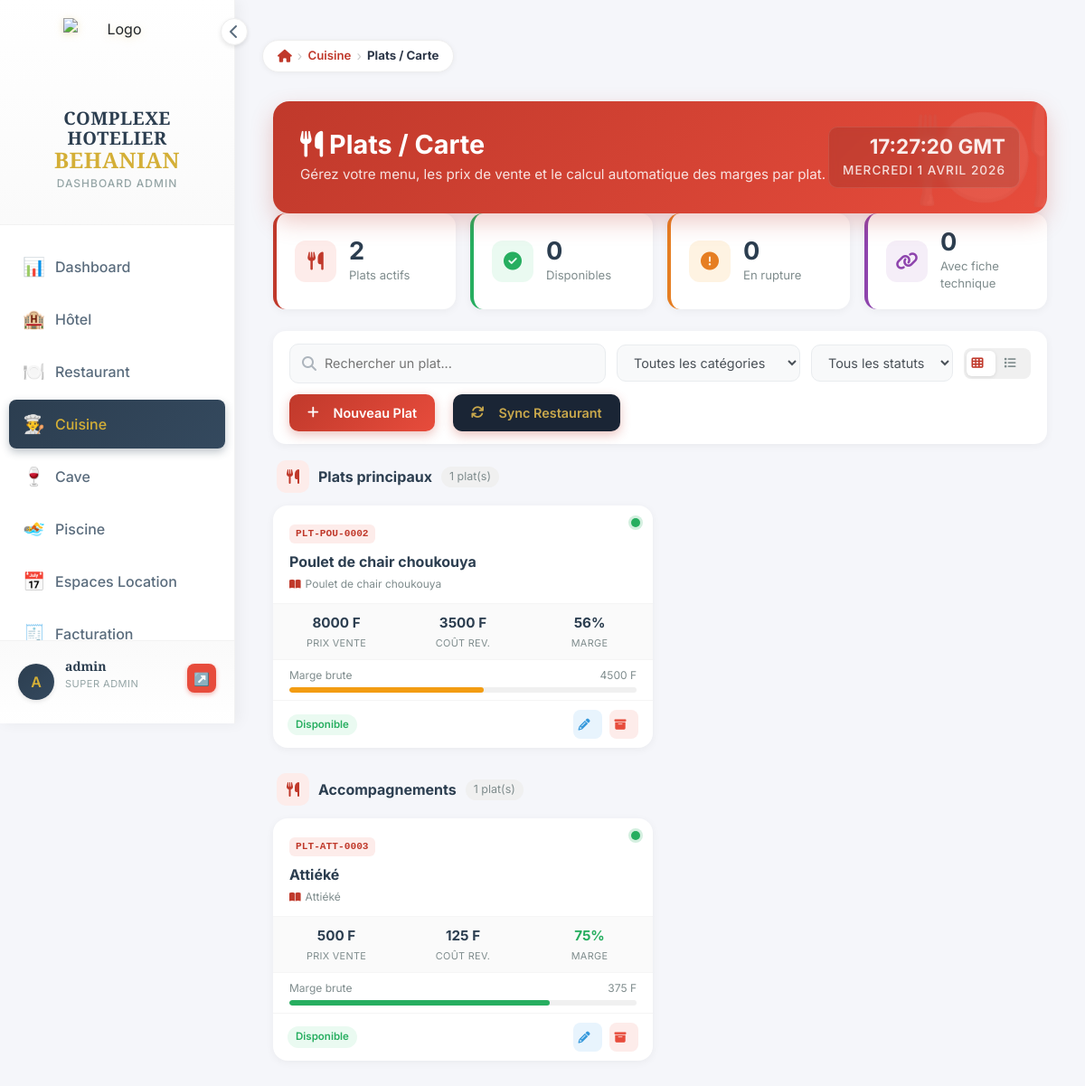
/cuisine/plats/ (signed in), run on an earlier commit of the app's database.
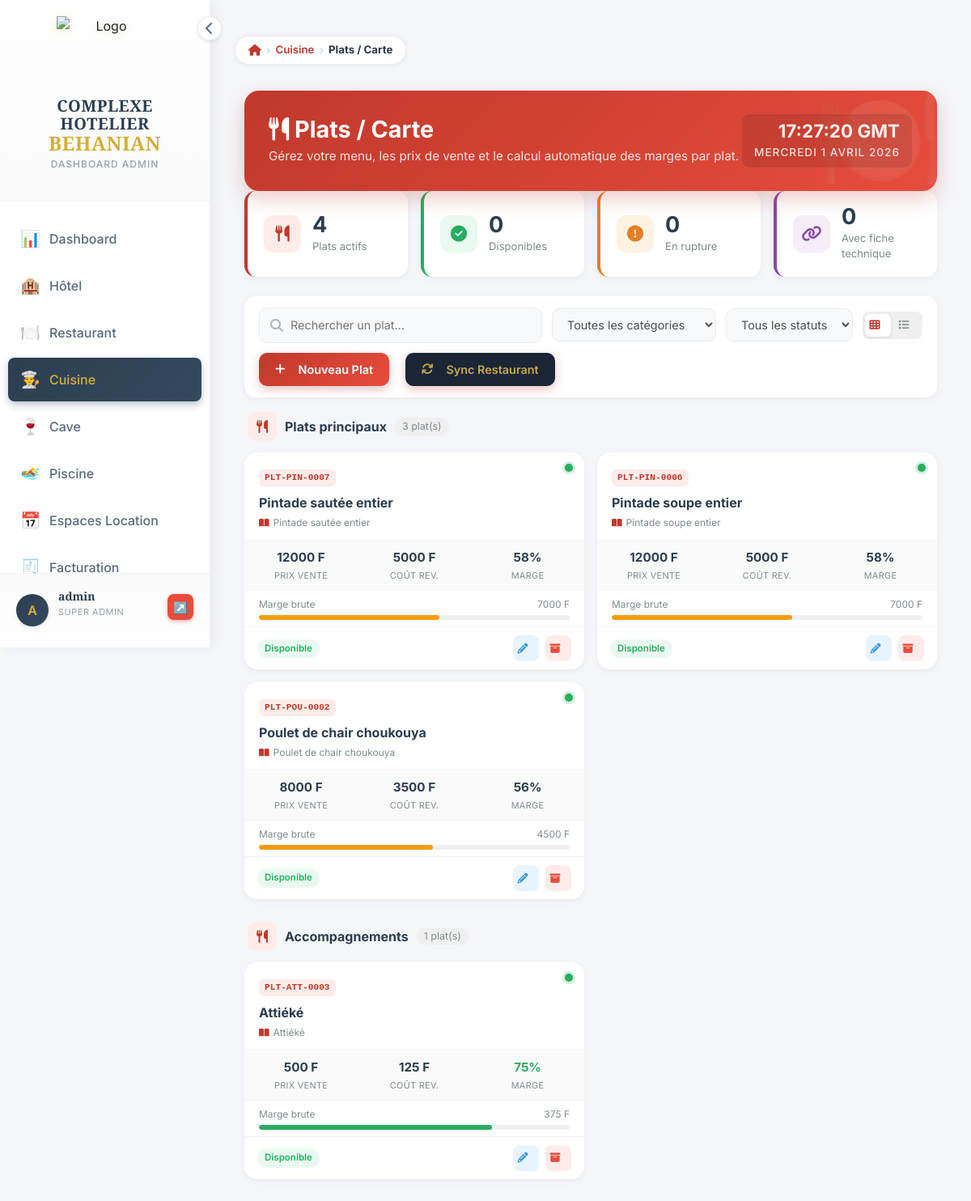
And on a later commit of the database.
### cuisine/models.py (models this page shows, shortened)
class CategoriePlat(models.Model):
    nom    = models.CharField(max_length=100, verbose_name="Nom")
    ordre  = models.IntegerField(default=0, verbose_name="Ordre d'affichage")
    icone  = models.CharField(max_length=50, blank=True, default="fa-utensils", verbose_name="Icône")
    class Meta:
        verbose_name        = "Catégorie de plat"
        verbose_name_plural = "Catégories de plats"
        ordering            = ['ordre', 'nom']

class Plat(models.Model):
    STATUT_CHOICES = [
        ('disponible',   'Disponible'),
        ('indisponible', 'Indisponible (rupture)'),
        ('saisonnier',   'Saisonnier'),
        ('archive',      'Archivé'),
    ]
    nom               = models.CharField(max_length=200, verbose_name="Nom du plat")
    reference         = models.CharField(max_length=50, unique=True, blank=True, null=True, verbose_name="Référence")
    categorie         = models.ForeignKey(CategoriePlat, on_delete=models.SET_NULL, null=True, blank=True,
                                          verbose_name="Catégorie")
    description_carte = models.TextField(blank=True, verbose_name="Description pour la carte client")
    fiche_technique   = models.OneToOneField(FicheTechnique, on_delete=models.SET_NULL, null=True, blank=True,
                                              related_name='plat', verbose_name="Fiche Technique liée")
    prix_vente        = models.DecimalField(max_digits=10, decimal_places=2, default=0,
                                            verbose_name="Prix de vente (FCFA)")
    statut            = models.CharField(max_length=20, choices=STATUT_CHOICES, default='disponible')
    image             = models.ImageField(upload_to='plats/', blank=True, null=True)
    ordre_carte       = models.IntegerField(default=0, verbose_name="Ordre sur la carte")
    date_creation     = models.DateTimeField(auto_now_add=True)
    date_modification = models.DateTimeField(auto_now=True)
    @property
    def cout_revient(self):
        if self.fiche_technique:
            return self.fiche_technique.cout_par_portion
        return Decimal('0')
    @property
    def marge_brute(self):
        return self.prix_vente - self.cout_revient
    @property
    def taux_marge(self):
        if self.prix_vente > 0:
            return (self.marge_brute / self.prix_vente) * 100
        return Decimal('0')
    class Meta:
        verbose_name        = "Plat"
        verbose_name_plural = "Plats"
        ordering            = ['categorie__ordre', 'ordre_carte', 'nom']

class FicheTechnique(models.Model):
    STATUT_CHOICES = [
        ('actif',    'Active'),
        ('archive',  'Archivée'),
        ('brouillon','Brouillon'),
    ]
    nom                = models.CharField(max_length=200, verbose_name="Nom de la recette", default="")
    reference          = models.CharField(max_length=50, unique=True, blank=True, null=True, verbose_name="Référence")
    categorie          = models.ForeignKey(CategoriePlat, on_delete=models.SET_NULL, null=True, blank=True,
                                           verbose_name="Catégorie")
    description        = models.TextField(blank=True, verbose_name="Description / Méthode")
    nb_portions        = models.DecimalField(max_digits=6, decimal_places=1, default=1,
                                             verbose_name="Nombre de portions")
    temps_preparation  = models.IntegerField(default=0, verbose_name="Temps de préparation (min)")
    temps_cuisson      = models.IntegerField(default=0, verbose_name="Temps de cuisson (min)")
    statut             = models.CharField(max_length=20, choices=STATUT_CHOICES, default='actif')
    image              = models.ImageField(upload_to='fiches_techniques/', blank=True, null=True)
    cree_par           = models.ForeignKey(User, on_delete=models.SET_NULL, null=True, related_name='fiches_techniques')
    date_creation      = models.DateTimeField(auto_now_add=True)
    date_modification  = models.DateTimeField(auto_now=True)
    @property
    def cout_total(self):
        return sum(l.cout_ligne for l in self.lignes.all())
    @property
    def cout_par_portion(self):
        if self.nb_portions and self.nb_portions > 0:
            return self.cout_total / self.nb_portions
        return Decimal('0')
    class Meta:
        verbose_name        = "Fiche Technique"
        verbose_name_plural = "Fiches Techniques"
        ordering            = ['categorie__ordre', 'nom']

class LigneFicheTechnique(models.Model):
    fiche       = models.ForeignKey(FicheTechnique, on_delete=models.CASCADE, related_name='lignes')
    ingredient  = models.ForeignKey(Ingredient, on_delete=models.PROTECT, verbose_name="Ingrédient")
    quantite    = models.DecimalField(max_digits=12, decimal_places=3, verbose_name="Quantité (unité recette)")
    notes_ligne = models.CharField(max_length=200, blank=True, verbose_name="Note (ex: haché, émincé...)")
    @property
    def cout_ligne(self):
        return self.quantite * self.ingredient.prix_unitaire_recette
    class Meta:
        verbose_name        = "Ligne de fiche technique"
        verbose_name_plural = "Lignes de fiches techniques"
        ordering            = ['id']

class Ingredient(models.Model):
    STATUT_CHOICES = [
        ('actif',    'Actif'),
        ('sommeil',  'En sommeil'),
        ('supprime', 'Supprimé'),
    ]
    reference         = models.CharField(max_length=50, unique=True, blank=True, null=True, verbose_name="Référence")
    nom               = models.CharField(max_length=200, verbose_name="Désignation")
    categorie         = models.ForeignKey(CategorieIngredient, on_delete=models.SET_NULL, null=True, blank=True, verbose_name="Catégorie")
    description       = models.TextField(blank=True, verbose_name="Description")
    unite_stock       = models.ForeignKey(UniteIngredient, on_delete=models.SET_NULL, null=True, blank=True,
                                          related_name='ingredients_stock', verbose_name="Unité de stock")
    unite_recette     = models.ForeignKey(UniteIngredient, on_delete=models.SET_NULL, null=True, blank=True,
                                          related_name='ingredients_recette', verbose_name="Unité recette (fiches techniques)")
    facteur_conversion = models.DecimalField(max_digits=12, decimal_places=6, default=1,
                                              verbose_name="Facteur conversion stock→recette",
                                              help_text="Ex : 1 kg = 1000 g → saisir 1000")
    prix_achat        = models.DecimalField(max_digits=10, decimal_places=2, default=0, verbose_name="Prix d'achat unitaire (FCFA)")
    cmup              = models.DecimalField(max_digits=10, decimal_places=4, default=0, verbose_name="CMUP (FCFA)")
    quantite_stock    = models.DecimalField(max_digits=12, decimal_places=3, default=0, verbose_name="Quantité en stock")
    seuil_alerte      = models.DecimalField(max_digits=12, decimal_places=3, default=0, verbose_name="Seuil d'alerte")
    stock_max         = models.DecimalField(max_digits=12, decimal_places=3, default=0, blank=True, verbose_name="Stock maximum")
    fournisseur_principal = models.ForeignKey(Fournisseur, on_delete=models.SET_NULL, null=True, blank=True,
                                               verbose_name="Fournisseur principal")
    statut            = models.BooleanField(default=True, verbose_name="Actif")
    date_creation     = models.DateTimeField(auto_now_add=True)
    date_modification = models.DateTimeField(auto_now=True)
    class Meta:
        verbose_name        = "Ingrédient"
        verbose_name_plural = "Ingrédients"
        ordering            = ['categorie__ordre', 'nom']
    @property
    def prix_unitaire_recette(self):
        if self.facteur_conversion and self.facteur_conversion > 0:
            return self.cmup / self.facteur_conversion
        return self.cmup

### cuisine/views.py (the view)
# urls.py: path('plats/', views.plat_list, name='plat_list'),
@require_module_access('cuisine')
def plat_list(request):
    plats = Plat.objects.select_related('categorie', 'fiche_technique').exclude(statut='archive')
    q   = request.GET.get('q', '')
    cat = request.GET.get('categorie', '')
    if q:
        plats = plats.filter(nom__icontains=q)
    if cat:
        plats = plats.filter(categorie_id=cat)
    context = {
        'page_title': 'Plats / Carte',
        'plats':      plats,
        'categories': CategoriePlat.objects.all(),
        'q': q, 'categorie_id': cat,
    }
    return render(request, 'cuisine/plat_list.html', context)

### dashboard/templatetags/breadcrumb.py (called while the page is built)
@register.inclusion_tag('components/breadcrumb.html', takes_context=True)
def breadcrumb(context, *args):
    items = []
    args = list(args)
    while len(args) >= 2:
        label    = args.pop(0)
        url_name = args.pop(0)
        if url_name:
            try:
                url = reverse(url_name)
                items.append({'label': label, 'url': url, 'active': False})
            except NoReverseMatch:
                items.append({'label': label, 'url': url_name, 'active': False})
        else:
            items.append({'label': label, 'url': None, 'active': True})
    return {'items': items}

### utils/permissions.py (called while the page is built, shortened)
def get_user_groups(user):
    return list(user.groups.values_list('name', flat=True))

def user_has_access(user, module):
    if not user.is_authenticated:
        return False
    if user.is_superuser:
        return True

def get_accessible_modules(user):
    if user.is_superuser:
        return ['dashboard', 'hotel', 'restaurant', 'bar', 'cuisine',
                'piscine', 'boite_nuit', 'espaces', 'caisse', 'facturation',
                'parametres', 'users']

### templates/cuisine/plat_list.html (shortened to what the changed rows need)
{% extends 'dashboard/base_dashboard.html' %}
{% load breadcrumb %}
{% block content %}
{% breadcrumb "Cuisine" "cuisine:index" "Plats / Carte" "" %}
<div class="container-fluid py-4">
    <div class="page-header">
        <div>
            <h2><i class="fas fa-utensils mr-2"></i> Plats / Carte</h2>
        </div>
    </div>
    <div class="stats-row">
        <div class="stat-card red">
            <div><div class="stat-value">{{ plats.count }}</div><div class="stat-label">Plats actifs</div></div>
        </div>
    </div>
    <div id="main-content">
        {% regroup plats by categorie as plats_par_cat %}
        {% for cat_group in plats_par_cat %}
        <div class="cat-section">
            <div class="cat-header">
                <div class="cat-icon">
                    <i class="fas {{ cat_group.grouper.icone|default:'fa-utensils' }}"></i>
                </div>
                <span class="cat-titre">{{ cat_group.grouper.nom|default:"Sans catégorie" }}</span>
                <span class="cat-count">{{ cat_group.list|length }} plat(s)</span>
            </div>
            <div class="plats-grid">
                {% for plat in cat_group.list %}
                <div class="plat-card"
                     data-nom="{{ plat.nom|lower }}"
                     data-cat="{{ plat.categorie.nom|default:'' }}"
                     data-statut="{{ plat.statut }}">
                    <div class="plat-card-top">
                        <div class="statut-dot {{ plat.statut }}" title="{{ plat.get_statut_display }}"></div>
                        <div class="plat-ref">{{ plat.reference|default:"PLT-XXXX" }}</div>
                        <div class="plat-nom">{{ plat.nom }}</div>
                        {% if plat.fiche_technique %}
                        <div class="fiche-link">
                            <i class="fas fa-book-open"></i>
                            <span>{{ plat.fiche_technique.nom|truncatechars:35 }}</span>
                        </div>
                        {% endif %}
                    </div>
                    <div class="plat-metrics">
                        <div class="metric">
                            <div class="metric-val">{{ plat.prix_vente|floatformat:0 }} F</div>
                            <div class="metric-lbl">Prix vente</div>
                        </div>
                        <div class="metric">
                            <div class="metric-val">{{ plat.cout_revient|floatformat:0 }} F</div>
                            <div class="metric-lbl">Coût rev.</div>
                        </div>
                        <div class="metric">
                            <div class="metric-val {% if plat.taux_marge >= 60 %}green{% elif plat.taux_marge >= 40 %}{% else %}red{% endif %}">
                                {{ plat.taux_marge|floatformat:0 }}%
                            </div>
                            <div class="metric-lbl">Marge</div>
                        </div>
                    </div>
                    {% if plat.prix_vente > 0 %}
                    <div class="marge-bar-wrap">
                        <div class="marge-bar-label">
                            <span>Marge brute</span>
                            <span>{{ plat.marge_brute|floatformat:0 }} F</span>
                        </div>
                        <div class="marge-bar">
                            <div class="marge-bar-fill" style="width:{{ plat.taux_marge|floatformat:0 }}%;background:{% if plat.taux_marge >= 60 %}#27ae60{% elif plat.taux_marge >= 40 %}#f39c12{% else %}#e74c3c{% endif %};"></div>
                        </div>
                    </div>
                    {% endif %}
                    <div class="plat-footer">
                        <span class="badge-statut {{ plat.statut }}">{{ plat.get_statut_display }}</span>
                        <a href="{% url 'cuisine:plat_edit' plat.pk %}" class="btn-action btn-edit" title="Modifier"><i class="fas fa-pencil-alt"></i></a>
                        <a href="{% url 'cuisine:plat_delete' plat.pk %}" class="btn-action btn-del" title="Archiver"><i class="fas fa-archive"></i></a>
                    </div>
                </div>
                {% endfor %}
            </div>
        </div>
        {% endfor %}
    </div>
</div>
{% endblock %}

What changed in the data, as far as the page shows it:
computed for CategoriePlat "Plats principaux": list|length "1" → "3"
added Plat: reference "PLT-PIN-0007", nom "Pintade sautée entier", fiche_technique.nom "Pintade sautée entier", prix_vente "12000", cout_revient "5000", taux_marge "58", marge_brute "7000", statut "Disponible", shown under CategoriePlat "Plats principaux"
added Plat: reference "PLT-PIN-0006", nom "Pintade soupe entier", fiche_technique.nom "Pintade soupe entier", prix_vente "12000", cout_revient "5000", taux_marge "58", marge_brute "7000", statut "Disponible", shown under CategoriePlat "Plats principaux"
Also different on the page:
{{ plats.count }}: "2" → "4"
